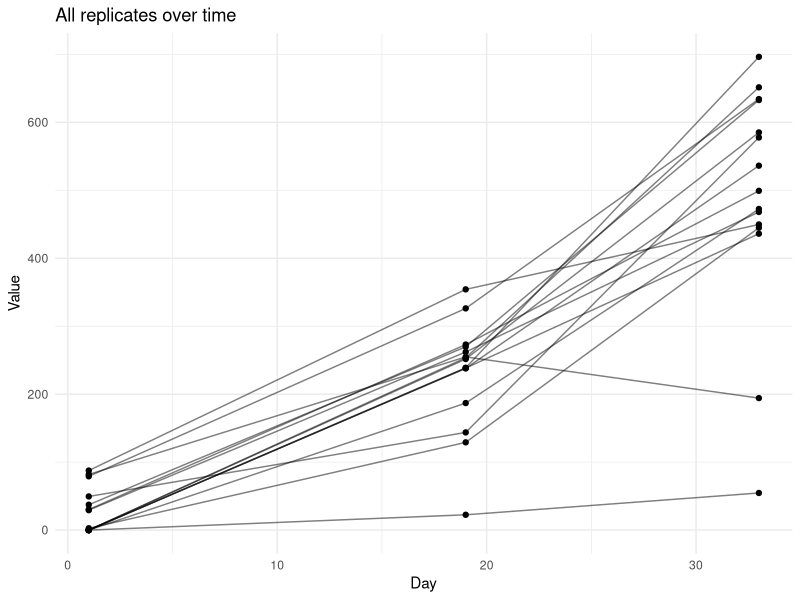
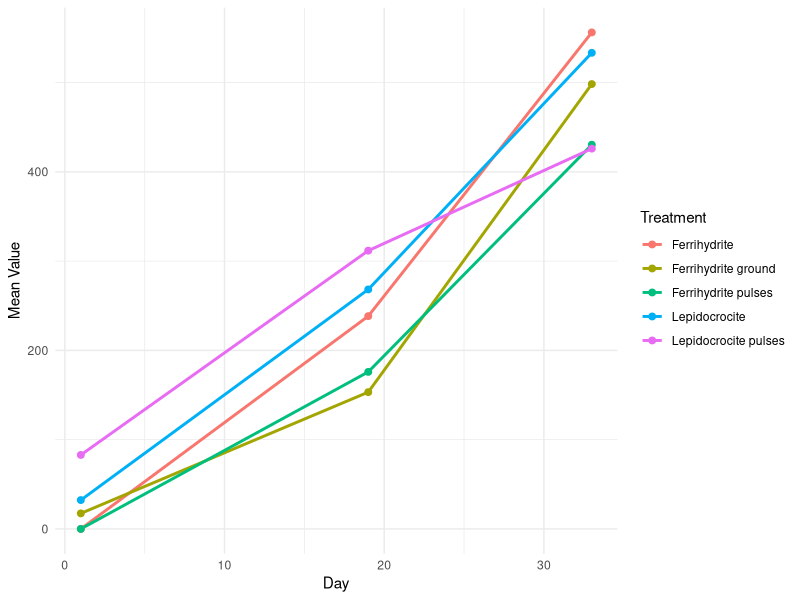
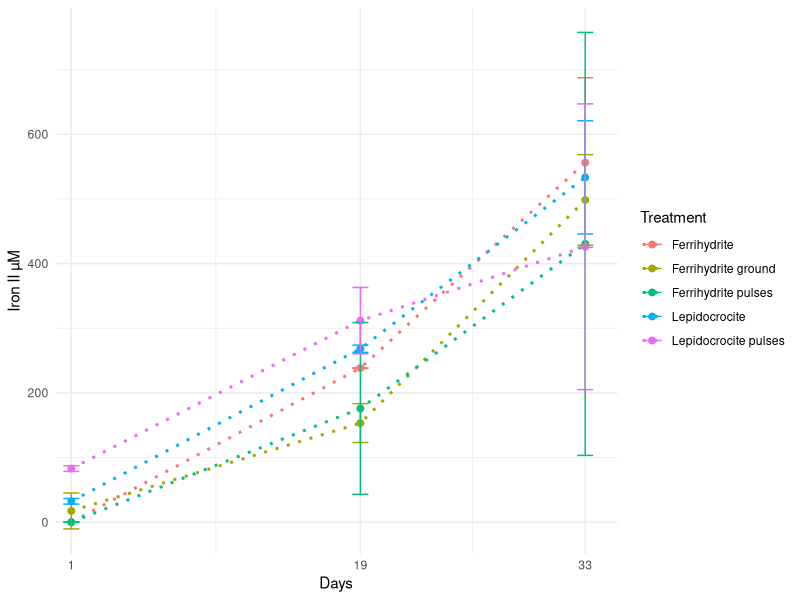

Recreate these plots in R, in order.
library(tidyverse)

df <- data.frame(
  Sample = c("FG1","FG2","FG3","FP1","FP2","FP3","L1","L2","L3",
             "F1","F2","F3","LP1","LP2","LP3"),
  T1 = c(2.7,0.0,49.5,0.0,0.0,0.0,29.3,37.3,30.3,0.0,0.0,0.0,81.9,87.6,79.1),
  T2 = c(129.1,186.9,143.7,22.5,253.5,251.7,262.1,269.7,273.0,
         238.4,237.9,238.8,254.8,354.2,326.2),
  T3 = c(444.9,472.5,577.7,54.6,651.5,585.1,468.1,632.8,499.2,
         436.1,536.2,696.3,194.2,449.7,634.2)
)

df_long <- df %>%
  pivot_longer(cols = starts_with("T"),
               names_to = "Time",
               values_to = "Value") %>%
  mutate(Day = recode(Time,
                      "T1" = 1,
                      "T2" = 19,
                      "T3" = 33))
df_long <- df_long %>%
  mutate(
    Treatment = str_extract(Sample, "^[A-Z]+"),
    Treatment = recode(Treatment,
                       "F"  = "Ferrihydrite",
                       "FG" = "Ferrihydrite ground",
                       "FP" = "Ferrihydrite pulses",
                       "L"  = "Lepidocrocite",
                       "LP" = "Lepidocrocite pulses"
    )
  )
df_long$Treatment <- factor(df_long$Treatment,
                            levels = c("Ferrihydrite",
                                       "Ferrihydrite ground",
                                       "Ferrihydrite pulses",
                                       "Lepidocrocite",
                                       "Lepidocrocite pulses"))
my_colors <- c(
  "Ferrihydrite" = "#1b9e77",
  "Ferrihydrite ground"  = "#e7298a",
  "Ferrihydrite pulses"  = "#7570b3",
  "Lepidocrocite"        = "#d95f02",
  "Lepidocrocite pulses" = "blue"
)

ggplot(df_long, aes(x = Day, y = Value, group = Sample)) +
  geom_line(alpha = 0.5) +
  geom_point() +
  labs(x = "Day", y = "Value", title = "All replicates over time") +
  theme_minimal()
df_mean <- df_long %>%
  group_by(Treatment, Day) %>%
  summarise(mean_value = mean(Value), .groups = "drop")

ggplot(df_mean, aes(x = Day, y = mean_value, color = Treatment)) +
  geom_line(size = 1) +
  geom_point(size = 2) +
  labs(x = "Day", y = "Mean Value") +
  theme_minimal()

df_summary <- df_long %>%
  group_by(Treatment, Day) %>%
  summarise(mean = mean(Value),
            sd = sd(Value),
            .groups = "drop")

ggplot(df_summary, aes(x = Day, y = mean, color = Treatment)) +
  geom_line(linewidth = 1, linetype = "dotted") +
  geom_point(size = 2) +
  geom_errorbar(aes(ymin = mean - sd, ymax = mean + sd), width = 1) +
  scale_x_continuous(
    breaks = c(1, 19, 33),   
    limits = c(0, 35),       
    expand = c(0, 0)         
  ) +
  labs(x = "Days", y = "Iron II µM") +
  theme_minimal()
